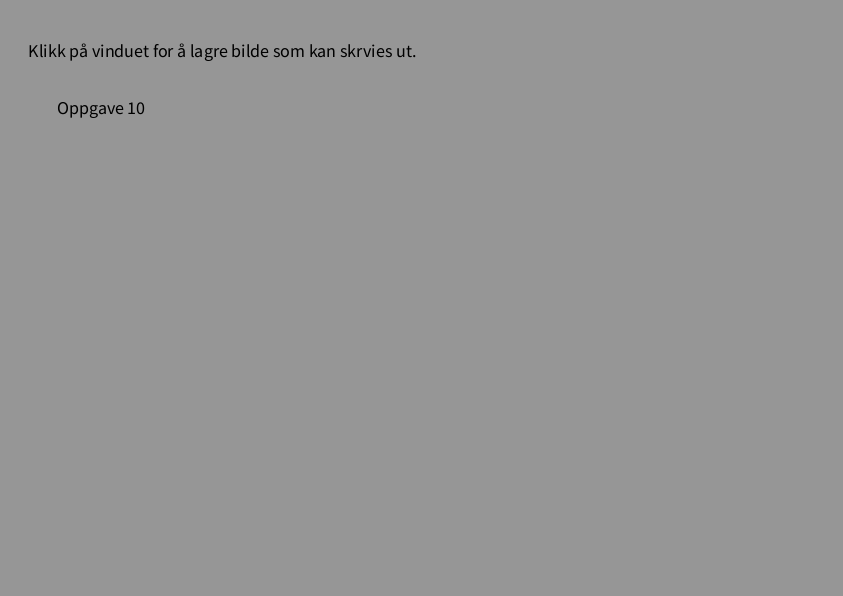
Frame 1 (no input)
Frame 60 (the mouse pressed at the canvas centre just before this capture): identical to frame 1, image omitted
Frame 120 (the mouse held since frame 60 and released just before this capture): identical to frame 1, image omitted

The Processing sketch that drew this single still picture (run headless with seeded random() and noise(); from frame 60 on, the mouse is pressed at the canvas centre):

// Processing sketch: oppgave10_formelsnu_trekantet_prisme
// ── oppgave10_formelsnu_trekantet_prisme.pde
float sfactor;
float brukerAreal, brukerVolum;
String filnavn = "oppgave10.png";
int i = 0;
final float svarVolum = 60; // Ordet "final" betyr at det er en konstant.
void lagA4()
{
  sfactor=28.4;
  scale(sfactor,sfactor);
  strokeWeight(1/sfactor);
  background(150);
}

float regnVolum(float areal, float prismeHoyde)
{
  float volum = areal * prismeHoyde;
  return volum;
}

float regnAreal(float grunnlinje, float trekantHoyde)
{
  float areal = (grunnlinje*trekantHoyde)/2;
  return areal;
}

void setup()
{
  size(843,596);
}
void draw()
{
  lagA4();
  translate(1,1);
  textSize(18/sfactor);
  fill(0);
  textAlign(LEFT);
  text("Klikk på vinduet for å lagre bilde som kan skrvies ut.",0,1);
  translate(0,2);
  text("Oppgave 10",1,1);
  translate(0,2.5);
  noFill();
  oppgave10();
  if(i == 0){
    if(brukerVolum == svarVolum)
    {
      println("Korrekt! Volumet er på " + svarVolum + " cm3");
    }
    else{
      println("Svaret " + brukerVolum + " er feil. Endre på koden i mittsvar for å endre størrelsen på trekanten eller høyden på prismen");
    }
    i++;
  }
}


void mouseClicked()
{
  try{
    save(filnavn);
    println("Bildet lagret som " + filnavn);
  }
  catch(Exception e)
  {
    println("Kunne ikke lagre bildet: " + e.getMessage());
  }
}
// ── mittsvar.pde
void oppgave10()
{
  
}
